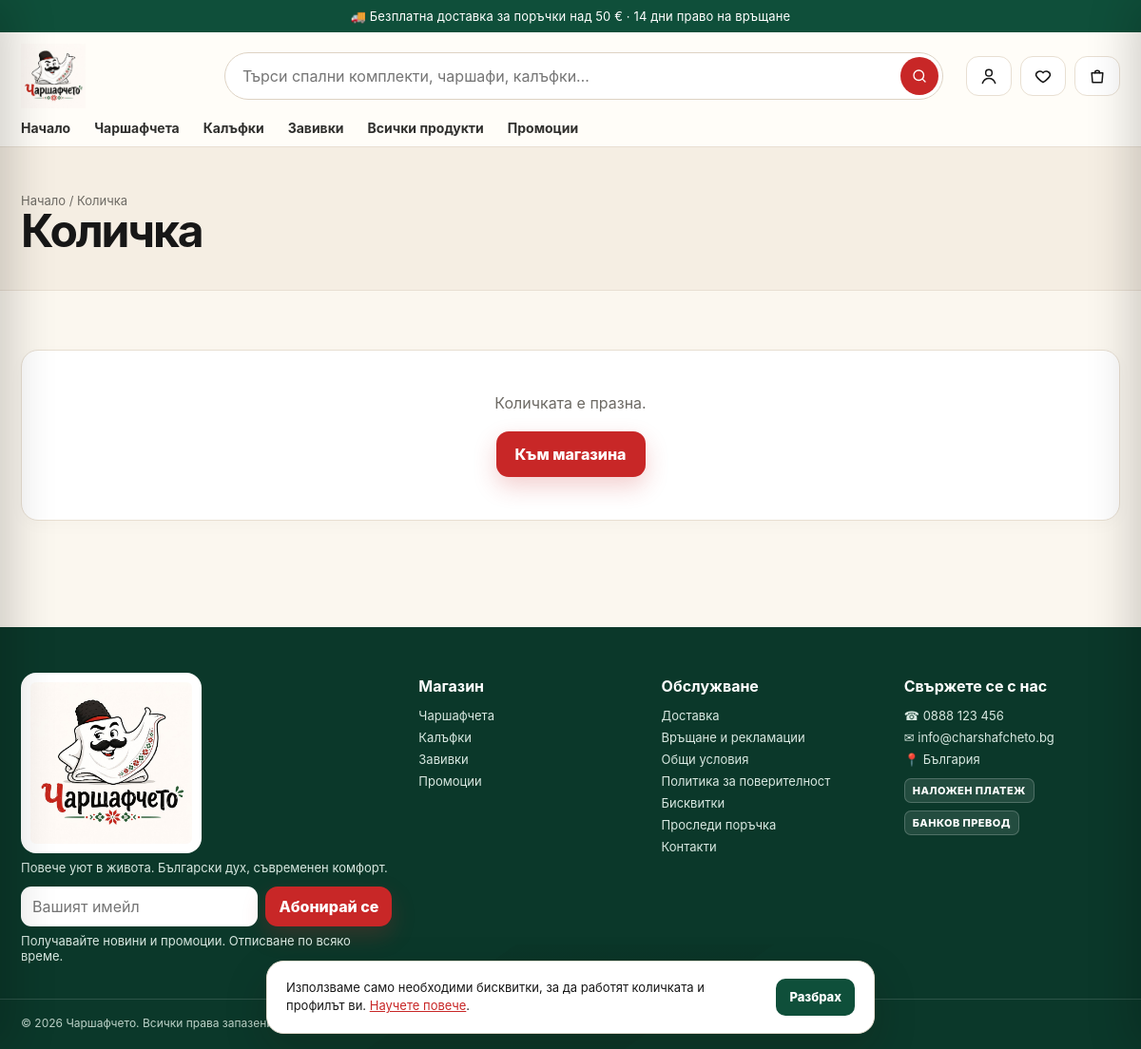
Page /cart/ on the committed database.
### core/models.py (models this page shows, shortened)
class SiteSettings(models.Model):
    CURRENCY_CHOICES = [("EUR", "EUR (€)"), ("BGN", "BGN (лв.)")]
    store_name = models.CharField("име на магазина", max_length=80, default="Чаршафчето")
    tagline = models.CharField("слоган", max_length=160, default="Повече уют в живота")
    announcement = models.CharField(
        "лента с обява",
        max_length=200,
        blank=True,
        default="🚚 Безплатна доставка за поръчки над 50 € · 14 дни право на връщане",
    )
    currency = models.CharField("валута", max_length=3, choices=CURRENCY_CHOICES, default="EUR")
    show_secondary_currency = models.BooleanField(
        "показвай и цена в лева", default=True, help_text="Двойно обозначаване EUR / BGN по фиксирания курс."
    )
    free_shipping_threshold = models.DecimalField(
        "безплатна доставка над", max_digits=10, decimal_places=2, default=Decimal("50.00")
    )
    vat_rate = models.DecimalField("ДДС %", max_digits=5, decimal_places=2, default=Decimal("20.00"))
    prices_include_vat = models.BooleanField("цените са с ДДС", default=True)
    low_stock_threshold = models.PositiveIntegerField("праг за ниска наличност", default=5)
    contact_email = models.EmailField("имейл за контакт", default="info@charshafcheto.bg")
    orders_email = models.EmailField("имейл за известия за поръчки", default="orders@charshafcheto.bg")
    contact_phone = models.CharField("телефон", max_length=40, default="0888 123 456")
    address = models.CharField("адрес", max_length=200, default="България")
    company_name = models.CharField("фирма", max_length=120, blank=True)
    company_eik = models.CharField("ЕИК", max_length=20, blank=True)
    bank_iban = models.CharField("IBAN за банков превод", max_length=40, blank=True)
    bank_name = models.CharField("банка", max_length=80, blank=True)
    facebook_url = models.URLField(blank=True)
    instagram_url = models.URLField(blank=True)
    meta_description = models.CharField(
        "SEO описание",
        max_length=300,
        default="Спални комплекти, чаршафи, калъфки и завивки с български дух.",
    )
    updated_at = models.DateTimeField(auto_now=True)
    CACHE_KEY = "site_settings"
    class Meta:
        verbose_name = "настройки на магазина"
        verbose_name_plural = "настройки на магазина"
    @classmethod
    def load(cls):
        obj = cache.get(cls.CACHE_KEY)
        if obj is None:
            obj, _ = cls.objects.get_or_create(pk=1)
            cache.set(cls.CACHE_KEY, obj, 300)
        return obj

class Page(models.Model):
    title = models.CharField("заглавие", max_length=120)
    slug = models.SlugField(unique=True, allow_unicode=True)
    body = models.TextField("съдържание", help_text="Позволен е обикновен HTML.")
    show_in_footer = models.BooleanField("в долното меню", default=True)
    order = models.PositiveIntegerField(default=0)
    updated_at = models.DateTimeField(auto_now=True)
    class Meta:
        ordering = ["order", "title"]
        verbose_name = "страница"
        verbose_name_plural = "страници"
    def get_absolute_url(self):
        from django.urls import reverse
        return reverse("core:page", args=[self.slug])

### catalog/models.py (models this page shows, shortened)
class Category(models.Model):
    name = models.CharField("име", max_length=100)
    slug = models.SlugField(unique=True, max_length=120, blank=True)
    parent = models.ForeignKey(
        "self", null=True, blank=True, on_delete=models.SET_NULL, related_name="children", verbose_name="родител"
    )
    tagline = models.CharField("подзаглавие", max_length=160, blank=True)
    description = models.TextField("описание", blank=True)
    image = models.ImageField("изображение", upload_to="categories/", blank=True)
    is_active = models.BooleanField("активна", default=True)
    show_in_menu = models.BooleanField("в главното меню", default=True)
    position = models.PositiveIntegerField("подредба", default=0)
    class Meta:
        ordering = ["position", "name"]
        verbose_name = "категория"
        verbose_name_plural = "категории"
    def get_absolute_url(self):
        return reverse("catalog:category", args=[self.slug])

### cart/views.py (the view)
# urls.py: path("", views.detail, name="detail"),
def detail(request):
    cart = Cart(request)
    shipping = _cheapest_shipping()
    return render(request, "cart/detail.html", {
        "totals": cart.totals(shipping),
        "shipping_estimate": shipping,
        "stock_problems": cart.stock_problems(),
    })

### cart/cart.py (called while the page is built, shortened)
    @property
    def coupon_code(self):
        return self.session.get(COUPON_KEY, "")

    def lines(self):
        if self._lines is None:
            ids = [int(k) for k in self.data if k.isdigit()]
            variants = (
                ProductVariant.objects.filter(pk__in=ids, is_active=True, product__is_active=True)
                .select_related("product", "product__category", "product__supplier")
                .prefetch_related("product__images")
            )
            by_id = {v.pk: v for v in variants}
            lines, dirty = [], False
            if dirty:
                self._save()
            self._lines = lines
        return self._lines

    def __len__(self):
        return sum(self.data.values())

    @property
    def count(self):
        return len(self)

    @property
    def is_empty(self):
        return not self.lines()

    @property
    def subtotal(self):
        return sum((line.line_total for line in self.lines()), Decimal("0.00"))

    def stock_problems(self):
        problems = []
        for line in self.lines():
            if not line.variant.available:
                problems.append((line, 0))
            elif line.product.track_inventory and line.quantity > line.variant.stock:
                problems.append((line, line.variant.stock))
        return problems

### cart/views.py (called while the page is built)
def _cheapest_shipping():
    return ShippingMethod.objects.filter(is_active=True).order_by("price").first()

### core/context_processors.py (called while the page is built)
def store(request):
    if request.path.startswith(("/static/", "/media/")):
        return {}
    wishlist_ids = set()
    if request.user.is_authenticated:
        wishlist_ids = set(WishlistItem.objects.filter(user=request.user).values_list("product_id", flat=True))
    else:
        wishlist_ids = set(request.session.get("wishlist", []))
    return {
        "store": SiteSettings.load(),
        "cart": Cart(request),
        "wishlist_ids": wishlist_ids,
        "menu_categories": Category.objects.filter(is_active=True, show_in_menu=True, parent__isnull=True),
        "footer_pages": Page.objects.filter(show_in_footer=True),
        "card_payments_enabled": bool(settings.STRIPE_SECRET_KEY),
        "SITE_URL": settings.SITE_URL,
    }

### orders/models.py (called while the page is built)
    def cost_for(self, subtotal, free_threshold):
        if self.free_shipping_eligible and free_threshold and subtotal >= free_threshold:
            return Decimal("0.00")
        return self.price

### templates/cart/detail.html (shortened to what this page needs)
{% extends "base.html" %}{% load store_tags %}
{% block content %}
<section class="page-hero"><div class="shell"><nav class="crumb"><a href="{% url 'core:home' %}">Начало</a> / Количка</nav><h1>Количка</h1></div></section>
<section class="section">
  <div class="shell">
  {% if cart.is_empty %}
    <div class="empty panel">Количката е празна.<br><br><a class="btn btn-primary" href="{% url 'catalog:shop' %}">Към магазина</a></div>
  {% endif %}
  </div>
</section>
{% endblock %}

### templates/base.html (shortened to what this page needs)
{% load static store_tags %}<!doctype html>
<html lang="bg">
<head>
  <link rel="stylesheet" href="{% static 'css/store.css' %}">
</head>
<body>
{% if store.announcement %}<div class="announcement">{{ store.announcement }}</div>{% endif %}
<header class="header">
  <div class="shell">
    <div class="header-main">
      <a class="brand" href="{% url 'core:home' %}"><img src="{% static 'img/logo.png' %}" alt="{{ store.store_name }}" width="68" height="68"></a>
      <form class="search-wrap" action="{% url 'catalog:shop' %}" method="get" role="search">
        <input id="globalSearch" class="search" name="q" placeholder="Търси спални комплекти, чаршафи, калъфки…" value="{{ request.GET.q|default:'' }}" autocomplete="off">
        <button class="search-btn" aria-label="Търси"><svg class="i"><use href="#i-search"/></svg></button>
      </form>
      <div class="header-actions">
        <a class="icon-btn" href="{% url 'accounts:dashboard' %}" title="Моят профил" aria-label="Моят профил"><svg class="i"><use href="#i-user"/></svg></a>
        <a class="icon-btn" href="{% url 'catalog:wishlist' %}" title="Любими" aria-label="Любими" data-wishlist-link><svg class="i"><use href="#i-heart"/></svg></a>
        <a class="icon-btn" href="{% url 'cart:detail' %}" title="Количка" aria-label="Количка" data-cart-open><svg class="i"><use href="#i-bag"/></svg></a>
      </div>
    </div>
    <nav class="nav" aria-label="Основна навигация">
      <a href="{% url 'core:home' %}" {% if request.resolver_match.url_name == 'home' %}class="active"{% endif %}>Начало</a>
      {% for cat in menu_categories %}<a href="{{ cat.get_absolute_url }}" {% if current_category.pk == cat.pk %}class="active"{% endif %}>{{ cat.name }}</a>{% endfor %}
      <a href="{% url 'catalog:shop' %}" {% if request.resolver_match.url_name == 'shop' and not current_category %}class="active"{% endif %}>Всички продукти</a>
      <a href="{% url 'catalog:sale' %}" class="accent">Промоции</a>
    </nav>
  </div>
</header>
<main id="main">{% block content %}{% endblock %}</main>
<footer class="footer">
  <div class="shell footer-grid">
    <div>
      <img class="footer-logo" src="{% static 'img/logo.png' %}" alt="{{ store.store_name }}" loading="lazy">
      <p>{{ store.tagline }}. Български дух, съвременен комфорт.</p>
      <form class="newsletter" method="post" action="{% url 'core:newsletter' %}">{% csrf_token %}
        <input id="nlEmail" type="email" name="email" placeholder="Вашият имейл" required>
        <button class="btn btn-primary">Абонирай се</button>
      </form>
      <p class="small">Получавайте новини и промоции. Отписване по всяко време.</p>
    </div>
    <div>
      <h4>Магазин</h4>
      {% for cat in menu_categories %}<a href="{{ cat.get_absolute_url }}">{{ cat.name }}</a>{% endfor %}
      <a href="{% url 'catalog:sale' %}">Промоции</a>
    </div>
    <div>
      <h4>Обслужване</h4>
      {% for page in footer_pages %}<a href="{{ page.get_absolute_url }}">{{ page.title }}</a>{% endfor %}
      <a href="{% url 'orders:track' %}">Проследи поръчка</a>
      <a href="{% url 'core:contact' %}">Контакти</a>
    </div>
    <div>
      <h4>Свържете се с нас</h4>
      <p>☎ <a href="tel:{{ store.contact_phone|cut:' ' }}" style="display:inline">{{ store.contact_phone }}</a></p>
      <p>✉ <a href="mailto:{{ store.contact_email }}" style="display:inline">{{ store.contact_email }}</a></p>
      <p>📍 {{ store.address }}</p>
      <div class="pay-icons" aria-label="Методи на плащане"><span>НАЛОЖЕН ПЛАТЕЖ</span>{% if card_payments_enabled %}<span>VISA</span><span>MASTERCARD</span>{% endif %}<span>БАНКОВ ПРЕВОД</span></div>
    </div>
  </div>
  <div class="shell copyright">© {% now "Y" %} {{ store.company_name|default:store.store_name }}{% if store.company_eik %} · ЕИК {{ store.company_eik }}{% endif %}. Всички права запазени.</div>
</footer>
<div class="cookie-bar hidden" id="cookieBar" role="dialog" aria-label="Бисквитки">
  <p>Използваме само необходими бисквитки, за да работят количката и профилът ви. <a href="{% url 'core:page' 'biskvitki' %}">Научете повече</a>.</p>
  <button class="btn btn-green btn-small" type="button" data-cookie-ok>Разбрах</button>
</div>
</body>
</html>

### rows in the picture
SiteSettings: announcement "🚚 Безплатна доставка за поръчки над 50 € · 14 дни право на връщане", tagline "Повече уют в живота", contact_phone "0888 123 456", contact_email "info@charshafcheto.bg", address "България", company_name "Чаршафчето"
Category: name "Чаршафчета"
Category: name "Калъфки"
Category: name "Завивки"
Page: title "Доставка"
Page: title "Връщане и рекламации"
Page: title "Общи условия"
Page: title "Политика за поверителност"
Page: title "Бисквитки"
